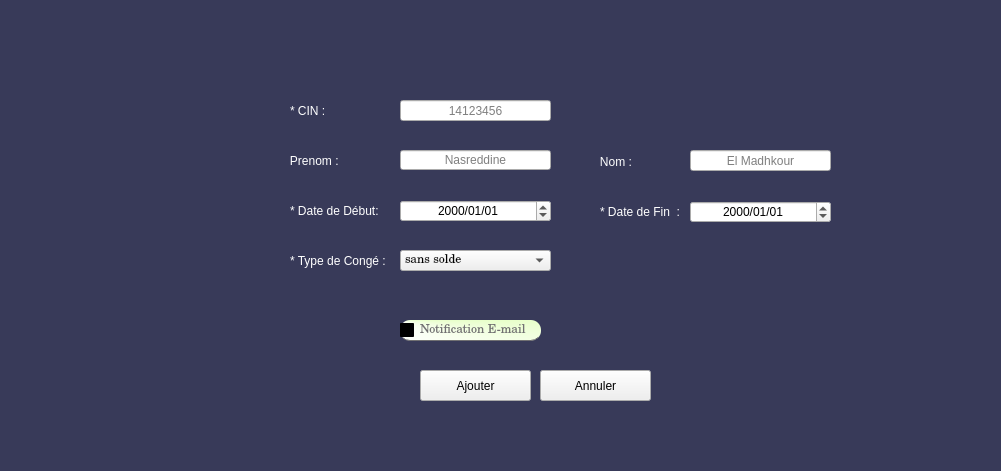
     <widget class="QFrame" name="frame_2">
      <property name="geometry">
       <rect>
        <x>40</x>
        <y>80</y>
        <width>1001</width>
        <height>471</height>
       </rect>
      </property>
      <property name="layoutDirection">
       <enum>Qt::LeftToRight</enum>
      </property>
      <property name="styleSheet">
       <string notr="true">QFrame
{
background: rgb(56,58,89);
border-radius:15px;
}
QLabel{

color :white;
border-radius:10px;
border-style:none;
font-size:12px;
}</string>
      </property>
      <property name="frameShape">
       <enum>QFrame::StyledPanel</enum>
      </property>
      <property name="frameShadow">
       <enum>QFrame::Raised</enum>
      </property>
      <widget class="QLabel" name="label_11">
       <property name="geometry">
        <rect>
         <x>590</x>
         <y>151</y>
         <width>61</width>
         <height>21</height>
        </rect>
       </property>
       <property name="text">
        <string>   Nom :</string>
       </property>
       <property name="alignment">
        <set>Qt::AlignLeading|Qt::AlignLeft|Qt::AlignVCenter</set>
       </property>
      </widget>
      <widget class="QLabel" name="label_12">
       <property name="geometry">
        <rect>
         <x>280</x>
         <y>150</y>
         <width>71</width>
         <height>21</height>
        </rect>
       </property>
       <property name="text">
        <string>   Prenom :</string>
       </property>
       <property name="alignment">
        <set>Qt::AlignLeading|Qt::AlignLeft|Qt::AlignVCenter</set>
       </property>
      </widget>
      <widget class="QLabel" name="label_13">
       <property name="geometry">
        <rect>
         <x>290</x>
         <y>200</y>
         <width>101</width>
         <height>21</height>
        </rect>
       </property>
       <property name="text">
        <string>* Date de Début:</string>
       </property>
       <property name="alignment">
        <set>Qt::AlignLeading|Qt::AlignLeft|Qt::AlignVCenter</set>
       </property>
      </widget>
      <widget class="QPushButton" name="ViderAjouterConge">
       <property name="geometry">
        <rect>
         <x>540</x>
         <y>370</y>
         <width>111</width>
         <height>31</height>
        </rect>
       </property>
       <property name="styleSheet">
        <string notr="true"/>
       </property>
       <property name="text">
        <string>Annuler</string>
       </property>
      </widget>
      <widget class="QLabel" name="label_14">
       <property name="geometry">
        <rect>
         <x>290</x>
         <y>250</y>
         <width>131</width>
         <height>21</height>
        </rect>
       </property>
       <property name="text">
        <string>* Type de Congé :</string>
       </property>
       <property name="alignment">
        <set>Qt::AlignLeading|Qt::AlignLeft|Qt::AlignVCenter</set>
       </property>
      </widget>
      <widget class="QDateEdit" name="dateEdit_2">
       <property name="geometry">
        <rect>
         <x>400</x>
         <y>200</y>
         <width>151</width>
         <height>22</height>
        </rect>
       </property>
       <property name="layoutDirection">
        <enum>Qt::LeftToRight</enum>
       </property>
       <property name="frame">
        <bool>true</bool>
       </property>
       <property name="alignment">
        <set>Qt::AlignCenter</set>
       </property>
       <property name="buttonSymbols">
        <enum>QAbstractSpinBox::UpDownArrows</enum>
       </property>
       <property name="correctionMode">
        <enum>QAbstractSpinBox::CorrectToPreviousValue</enum>
       </property>
       <property name="displayFormat">
        <string>yyyy/MM/dd</string>
       </property>
       <property name="calendarPopup">
        <bool>false</bool>
       </property>
      </widget>
      <widget class="QLabel" name="label_16">
       <property name="geometry">
        <rect>
         <x>290</x>
         <y>100</y>
         <width>51</width>
         <height>21</height>
        </rect>
       </property>
       <property name="text">
        <string>* CIN :</string>
       </property>
       <property name="alignment">
        <set>Qt::AlignLeading|Qt::AlignLeft|Qt::AlignVCenter</set>
       </property>
      </widget>
      <widget class="QLabel" name="label_21">
       <property name="geometry">
        <rect>
         <x>600</x>
         <y>201</y>
         <width>91</width>
         <height>21</height>
        </rect>
       </property>
       <property name="text">
        <string>* Date de Fin  :</string>
       </property>
       <property name="alignment">
        <set>Qt::AlignLeading|Qt::AlignLeft|Qt::AlignVCenter</set>
       </property>
      </widget>
      <widget class="QPushButton" name="ajouterConge">
       <property name="geometry">
        <rect>
         <x>420</x>
         <y>370</y>
         <width>111</width>
         <height>31</height>
        </rect>
       </property>
       <property name="styleSheet">
        <string notr="true"/>
       </property>
       <property name="text">
        <string>Ajouter</string>
       </property>
      </widget>
      <widget class="QDateEdit" name="dateEdit_3">
       <property name="geometry">
        <rect>
         <x>690</x>
         <y>201</y>
         <width>141</width>
         <height>22</height>
        </rect>
       </property>
       <property name="layoutDirection">
        <enum>Qt::LeftToRight</enum>
       </property>
       <property name="frame">
        <bool>true</bool>
       </property>
       <property name="alignment">
        <set>Qt::AlignCenter</set>
       </property>
       <property name="buttonSymbols">
        <enum>QAbstractSpinBox::UpDownArrows</enum>
       </property>
       <property name="correctionMode">
        <enum>QAbstractSpinBox::CorrectToPreviousValue</enum>
       </property>
       <property name="dateTime">
        <datetime>
         <hour>0</hour>
         <minute>0</minute>
         <second>0</second>
         <year>2000</year>
         <month>1</month>
         <day>1</day>
        </datetime>
       </property>
       <property name="displayFormat">
        <string>yyyy/MM/dd</string>
       </property>
       <property name="calendarPopup">
        <bool>false</bool>
       </property>
      </widget>
      <widget class="QCheckBox" name="notification">
       <property name="geometry">
        <rect>
         <x>400</x>
         <y>320</y>
         <width>141</width>
         <height>21</height>
        </rect>
       </property>
       <property name="styleSheet">
        <string notr="true">QCheckBox
{
background : qconicalgradient(cx:0, cy:0, angle:264, stop:0 rgba(255, 255, 255, 255), stop:1 rgba(167, 255, 53, 255));
border-radius:10px;
color : #717072;
font-family:century;
border-bottom:1px solid#717072;
text-align:center;

}</string>
       </property>
       <property name="text">
        <string>Notification E-mail</string>
       </property>
      </widget>
      <widget class="QComboBox" name="comboBox_2">
       <property name="geometry">
        <rect>
         <x>400</x>
         <y>250</y>
         <width>151</width>
         <height>21</height>
        </rect>
       </property>
       <property name="font">
        <font>
         <family>century</family>
         <weight>50</weight>
         <italic>false</italic>
         <bold>false</bold>
         <underline>false</underline>
         <strikeout>false</strikeout>
        </font>
       </property>
       <property name="layoutDirection">
        <enum>Qt::LeftToRight</enum>
       </property>
       <property name="autoFillBackground">
        <bool>false</bool>
       </property>
       <property name="styleSheet">
        <string notr="true"/>
       </property>
       <property name="currentIndex">
        <number>1</number>
       </property>
       <property name="insertPolicy">
        <enum>QComboBox::InsertAtBottom</enum>
       </property>
       <property name="duplicatesEnabled">
        <bool>false</bool>
       </property>
       <item>
        <property name="text">
         <string>payé</string>
        </property>
       </item>
       <item>
        <property name="text">
         <string>sans solde</string>
        </property>
       </item>
       <item>
        <property name="text">
         <string>annuel</string>
        </property>
       </item>
       <item>
        <property name="text">
         <string>maladie</string>
        </property>
       </item>
      </widget>
      <widget class="QLineEdit" name="lineEdit_11">
       <property name="geometry">
        <rect>
         <x>690</x>
         <y>150</y>
         <width>141</width>
         <height>21</height>
        </rect>
       </property>
       <property name="alignment">
        <set>Qt::AlignCenter</set>
       </property>
       <property name="placeholderText">
        <string>El Madhkour</string>
       </property>
      </widget>
      <widget class="QLineEdit" name="lineEdit_10">
       <property name="geometry">
        <rect>
         <x>400</x>
         <y>150</y>
         <width>151</width>
         <height>20</height>
        </rect>
       </property>
       <property name="alignment">
        <set>Qt::AlignCenter</set>
       </property>
       <property name="placeholderText">
        <string>Nasreddine</string>
       </property>
      </widget>
      <widget class="QLineEdit" name="lineEdit_9">
       <property name="geometry">
        <rect>
         <x>400</x>
         <y>100</y>
         <width>151</width>
         <height>21</height>
        </rect>
       </property>
       <property name="inputMask">
        <string/>
       </property>
       <property name="text">
        <string/>
       </property>
       <property name="alignment">
        <set>Qt::AlignCenter</set>
       </property>
       <property name="placeholderText">
        <string>14123456</string>
       </property>
      </widget>
      <widget class="QLabel" name="test_1">
       <property name="geometry">
        <rect>
         <x>560</x>
         <y>100</y>
         <width>21</width>
         <height>21</height>
        </rect>
       </property>
       <property name="font">
        <font>
         <family>Segoe UI Light</family>
         <pointsize>-1</pointsize>
         <weight>75</weight>
         <bold>true</bold>
        </font>
       </property>
       <property name="styleSheet">
        <string notr="true">QLabel
{
color:transparent;
}</string>
       </property>
       <property name="text">
        <string>▬</string>
       </property>
       <property name="alignment">
        <set>Qt::AlignCenter</set>
       </property>
      </widget>
      <widget class="QLabel" name="test_2">
       <property name="geometry">
        <rect>
         <x>560</x>
         <y>150</y>
         <width>21</width>
         <height>21</height>
        </rect>
       </property>
       <property name="font">
        <font>
         <family>Segoe UI Light</family>
         <pointsize>-1</pointsize>
         <weight>75</weight>
         <bold>true</bold>
        </font>
       </property>
       <property name="styleSheet">
        <string notr="true">QLabel
{
color:transparent;
}</string>
       </property>
       <property name="text">
        <string>▬</string>
       </property>
       <property name="alignment">
        <set>Qt::AlignCenter</set>
       </property>
      </widget>
      <widget class="QLabel" name="test_4">
       <property name="geometry">
        <rect>
         <x>560</x>
         <y>200</y>
         <width>21</width>
         <height>21</height>
        </rect>
       </property>
       <property name="font">
        <font>
         <family>Segoe UI Light</family>
         <pointsize>-1</pointsize>
         <weight>75</weight>
         <bold>true</bold>
        </font>
       </property>
       <property name="styleSheet">
        <string notr="true">QLabel
{
color:transparent;
}</string>
       </property>
       <property name="text">
        <string>▬</string>
       </property>
       <property name="alignment">
        <set>Qt::AlignCenter</set>
       </property>
      </widget>
      <widget class="QLabel" name="test_3">
       <property name="geometry">
        <rect>
         <x>850</x>
         <y>150</y>
         <width>21</width>
         <height>21</height>
        </rect>
       </property>
       <property name="font">
        <font>
         <family>Segoe UI Light</family>
         <pointsize>-1</pointsize>
         <weight>75</weight>
         <bold>true</bold>
        </font>
       </property>
       <property name="styleSheet">
        <string notr="true">QLabel
{
color:transparent;
}</string>
       </property>
       <property name="text">
        <string>▬</string>
       </property>
       <property name="alignment">
        <set>Qt::AlignCenter</set>
       </property>
      </widget>
      <widget class="QLabel" name="test_5">
       <property name="geometry">
        <rect>
         <x>850</x>
         <y>200</y>
         <width>21</width>
         <height>21</height>
        </rect>
       </property>
       <property name="font">
        <font>
         <family>Segoe UI Light</family>
         <pointsize>-1</pointsize>
         <weight>75</weight>
         <bold>true</bold>
        </font>
       </property>
       <property name="styleSheet">
        <string notr="true">QLabel
{
color:transparent;
}</string>
       </property>
       <property name="text">
        <string>▬</string>
       </property>
       <property name="alignment">
        <set>Qt::AlignCenter</set>
       </property>
      </widget>
     </widget>
